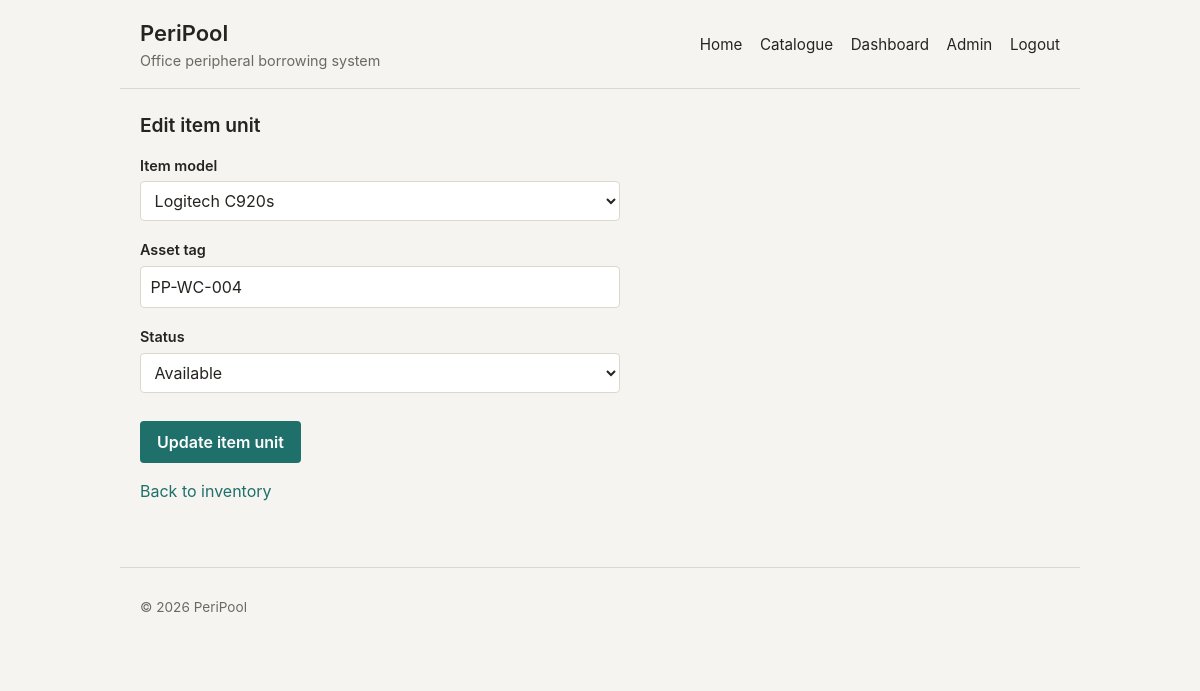
/admin/item-units/40/edit (signed in), run on an earlier commit of the app's database.
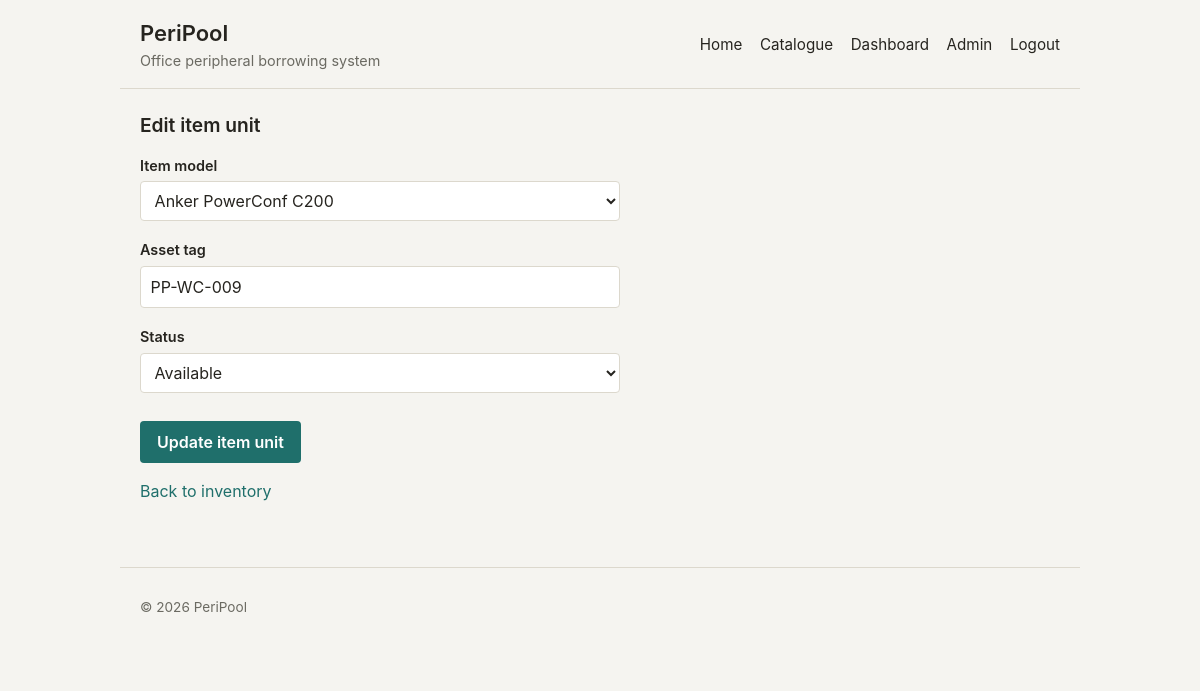
And on a later commit of the database.
### app/models.py (models this page shows, shortened)
class ItemUnit(db.Model):
    __tablename__ = "item_units"
    id = db.Column(db.Integer, primary_key=True)
    item_model_id = db.Column(db.Integer, db.ForeignKey("item_models.id"), nullable=False)
    asset_tag = db.Column(db.String(100), unique=True, nullable=False)
    status = db.Column(db.String(30), nullable=False, default="available")
    created_at = db.Column(db.DateTime, nullable=False, default=get_utc_now)
    updated_at = db.Column(
        db.DateTime,
        nullable=False,
        default=get_utc_now,
        onupdate=get_utc_now
    )
    item_model = db.relationship("ItemModel", back_populates="item_units")
    borrow_records = db.relationship("BorrowRecord", back_populates="item_unit")
    __table_args__ = (
        db.CheckConstraint(
            "status IN ('available', 'borrowed', 'maintenance', 'inactive')",
            name="ck_item_units_status"
        ),
    )

### app/blueprints/admin.py (the view, shortened to what this page needs)
@admin.route('/item-units/new', methods=['GET', 'POST'])
@admin.route('/item-units/<int:item_unit_id>/edit', methods=['GET', 'POST'])
@admin_required
def item_unit_form(item_unit_id=None):
    item_unit = db.get_or_404(ItemUnit, item_unit_id) if item_unit_id else None
    if item_unit and item_unit.status == 'borrowed':
        flash('Borrowed item units must be returned before they can be edited.', 'warning')
        return redirect(url_for('admin.inventory'))
    item_models = (
        ItemModel.query
        .filter_by(is_active=True)
        .order_by(ItemModel.manufacturer, ItemModel.model_name)
        .all()
    )
    if not item_models:
        flash('Create an active item model before adding an item unit.', 'warning')
        return redirect(url_for('admin.inventory'))
    form = ItemUnitForm(obj=item_unit, item_unit_id=item_unit_id)
    form.item_model_id.choices = [
        (model.id, f'{model.manufacturer} {model.model_name}') for model in item_models
    ]
    return render_template('admin_item_unit_form.html', form=form, item_unit=item_unit)

### app/forms.py (shortened to what this page needs)
class ItemUnitForm(FlaskForm):
    item_model_id = SelectField('Item model', coerce=int, validators=[DataRequired()], render_kw={'required': True})
    asset_tag = StringField(
        'Asset tag',
        filters=[_strip_upper],
        validators=[DataRequired(message='Asset tag is required.'), Length(max=100)],
        render_kw={'required': True}
    )
    status = SelectField(
        'Status',
        choices=[(status, status.title()) for status in ITEM_UNIT_ADMIN_STATUSES],
        validators=[DataRequired()],
        render_kw={'required': True}
    )
    def __init__(self, *args, item_unit_id=None, **kwargs):
        super().__init__(*args, **kwargs)
        self.item_unit_id = item_unit_id

### app/forms.py (called while the page is built)
def _strip_upper(value):
    return value.strip().upper() if value else value

### app/models.py (called while the page is built)
@login_manager.user_loader
def load_user(user_id):
    return db.session.get(User, int(user_id))

### app/templates/admin_item_unit_form.html (shortened to what this page needs)
{% extends "base.html" %}
{% from "macros.html" import render_field %}
{% block content %}
<section>
    {% if item_unit %}
        <h2>Edit item unit</h2>
    {% else %}
        <h2>Add item unit</h2>
    {% endif %}
    <form method="post">
        {{ render_field(form.item_model_id) }}
        {{ render_field(form.asset_tag) }}
        {{ render_field(form.status) }}
        <button type="submit">
            {% if item_unit %}Update item unit{% else %}Create item unit{% endif %}
        </button>
    </form>
    <p>
        <a href="{{ url_for('admin.inventory') }}">Back to inventory</a>
    </p>
</section>
{% endblock %}

### app/templates/macros.html (shortened to what this page needs)
{% macro render_field(field) %}
    <p>
        {{ field.label }}<br>
        {{ field() }}
    </p>
{% endmacro %}

What changed in the data, as far as the page shows it:
changed ItemUnit "Available": item_model_id "Logitech C920s" → "Anker PowerConf C200"; asset_tag "PP-WC-004" → "PP-WC-009"
